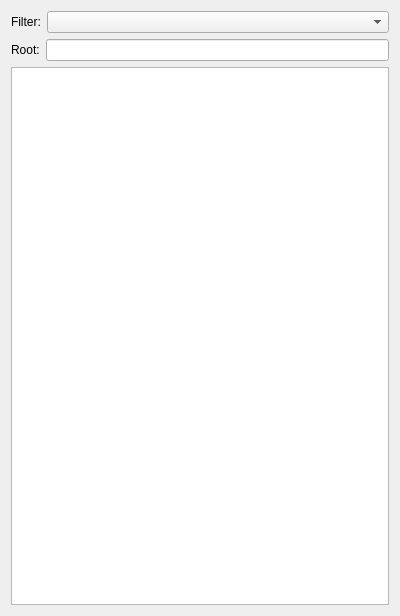
<?xml version="1.0" encoding="UTF-8"?>
<ui version="4.0">
 <class>ui::FileListPanel</class>
 <widget class="QWidget" name="ui::FileListPanel">
  <property name="geometry">
   <rect>
    <x>0</x>
    <y>0</y>
    <width>400</width>
    <height>616</height>
   </rect>
  </property>
  <property name="windowTitle">
   <string>Form</string>
  </property>
  <layout class="QVBoxLayout" name="verticalLayout">
   <item>
    <layout class="QHBoxLayout" name="horizontalLayout">
     <item>
      <widget class="QLabel" name="label">
       <property name="sizePolicy">
        <sizepolicy hsizetype="Fixed" vsizetype="Preferred">
         <horstretch>0</horstretch>
         <verstretch>0</verstretch>
        </sizepolicy>
       </property>
       <property name="text">
        <string>Filter:</string>
       </property>
      </widget>
     </item>
     <item>
      <widget class="QComboBox" name="Filters"/>
     </item>
    </layout>
   </item>
   <item>
    <layout class="QHBoxLayout" name="horizontalLayout_2">
     <property name="bottomMargin">
      <number>0</number>
     </property>
     <item>
      <widget class="QLabel" name="label_2">
       <property name="sizePolicy">
        <sizepolicy hsizetype="Fixed" vsizetype="Preferred">
         <horstretch>0</horstretch>
         <verstretch>0</verstretch>
        </sizepolicy>
       </property>
       <property name="text">
        <string>Root:</string>
       </property>
      </widget>
     </item>
     <item>
      <widget class="QLineEdit" name="Root">
       <property name="readOnly">
        <bool>true</bool>
       </property>
      </widget>
     </item>
    </layout>
   </item>
   <item>
    <widget class="QTreeView" name="FileView"/>
   </item>
  </layout>
 </widget>
 <resources/>
 <connections/>
</ui>
